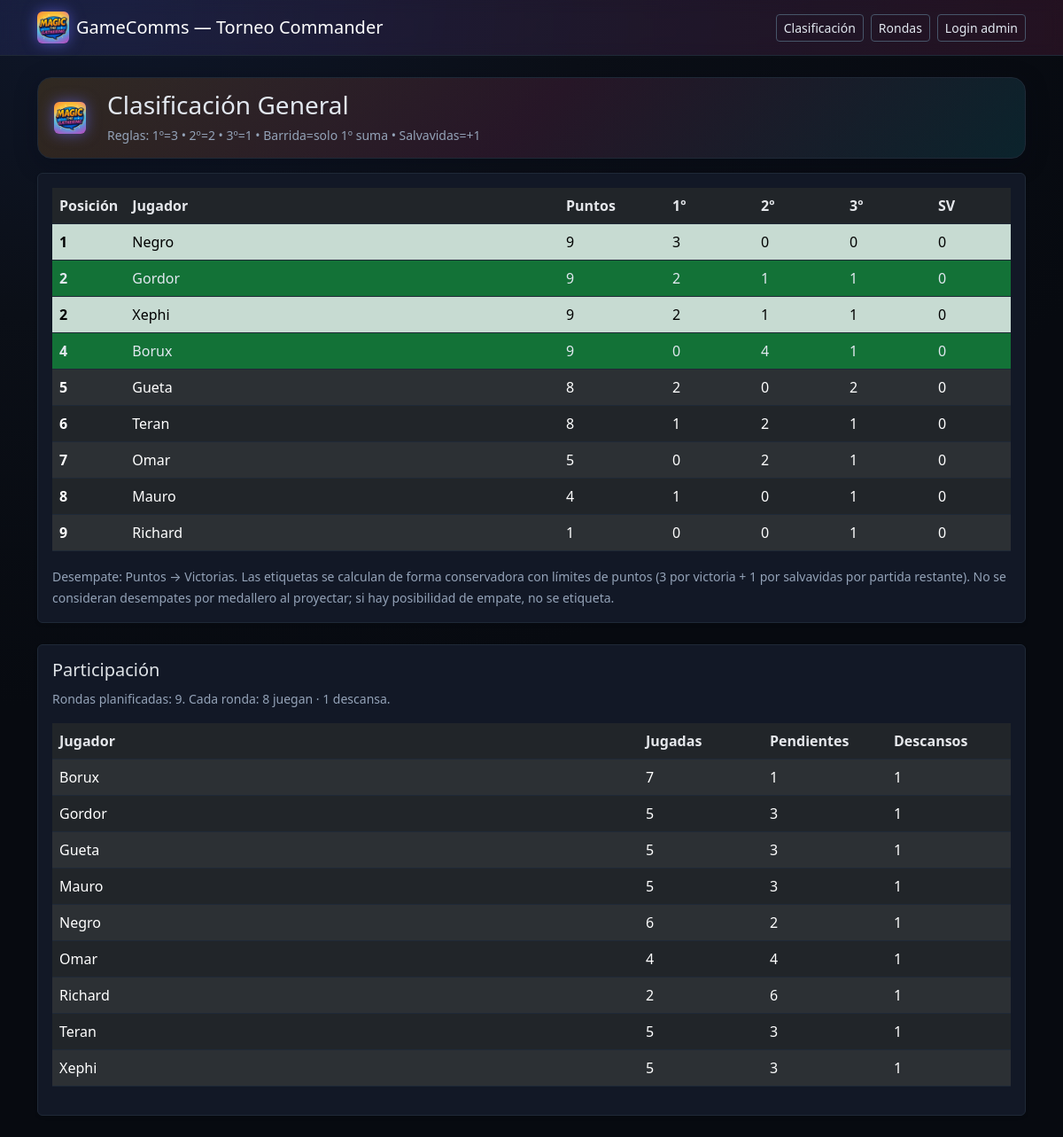
The page / on the database its author committed.
### app.py (models this page shows)
class Player(db.Model):
    id = db.Column(db.Integer, primary_key=True)
    name = db.Column(db.String, unique=True, nullable=False)
    active = db.Column(db.Boolean, nullable=False, default=True)

### app.py (the view)
@app.route("/")
def index():
    players = Player.query.filter_by(active=True).order_by(Player.name.asc()).all()
    totals = {
        p.id: {"name": p.name, "points": 0, "wins": 0, "seconds": 0, "thirds": 0, "saves": 0}
        for p in players
    }
    from collections import defaultdict
    played_rounds = defaultdict(set)    # player_id -> rondas YA jugadas (mesa con ganador o barrida)
    rests_by_player = defaultdict(int)  # descansos asignados
    all_rounds = set()                  # rondas planificadas (por Game o RoundInfo)
    for ri in RoundInfo.query.all():
        all_rounds.add(ri.number)
        if ri.bye_player_id:
            rests_by_player[ri.bye_player_id] += 1
    games = Game.query.order_by(Game.round_number.asc(), Game.table_no.asc()).all()
    for g in games:
        all_rounds.add(g.round_number)
        if g.save_player_id and g.save_player_id in totals:
            totals[g.save_player_id]["points"] += 1
            totals[g.save_player_id]["saves"] += 1
        has_winner = any(r.position == 1 for r in g.results) or bool(g.sweep)
        for r in g.results:
            pts = points_for_position(r.position, g.sweep)
            totals[r.player_id]["points"] += pts
            if r.position == 1:
                totals[r.player_id]["wins"] += 1
            elif r.position == 2:
                totals[r.player_id]["seconds"] += 1
            elif r.position == 3:
                totals[r.player_id]["thirds"] += 1
            if has_winner:
                played_rounds[r.player_id].add(g.round_number)
    total_rounds = len(all_rounds)
    per_player = {}
    for p in players:
        played = len(played_rounds[p.id])
        rests = rests_by_player[p.id]
        planned_to_play = max(total_rounds - rests, 0)    # partidas que le corresponden
        remaining = max(planned_to_play - played, 0)      # le faltan por jugar
        lb = totals[p.id]["points"]                       # mínimo: lo que ya tiene
        ub = lb + 4 * remaining                           # máximo: 4 por partida restante
        per_player[p.id] = {
            "name": p.name,
            "points": totals[p.id]["points"],
            "wins": totals[p.id]["wins"],
            "seconds": totals[p.id]["seconds"],
            "thirds": totals[p.id]["thirds"],
            "saves": totals[p.id]["saves"],
            "played": played,
            "rests": rests,
            "planned_to_play": planned_to_play,
            "remaining": remaining,
            "lb": lb,
            "ub": ub,
        }
    ids = list(per_player.keys())
    for pid in ids:
        me = per_player[pid]
        rival_LBs = sorted([per_player[q]["lb"] for q in ids if q != pid], reverse=True)
        rival_UBs = sorted([per_player[q]["ub"] for q in ids if q != pid], reverse=True)
        fourth_best_rival_LB = rival_LBs[3]
        fourth_best_rival_UB = rival_UBs[3]
        status = None
        if me["lb"] > fourth_best_rival_UB:
            status = "CLASIFICADO"
        elif me["ub"] < fourth_best_rival_LB:
            status = "ELIMINADO"
        me["status"] = status
    table = []
    for pid, row in per_player.items():
        table.append({
            "id": pid,
            "name": row["name"],
            "points": row["points"],
            "wins": row["wins"],
            "seconds": row["seconds"],
            "thirds": row["thirds"],
            "saves": row["saves"],
            "status": row["status"],
        })
    table.sort(key=lambda x: x["name"])
    table.sort(key=lambda x: (x["points"], x["wins"], x["seconds"], x["thirds"]), reverse=True)
    last_key = None
    current_pos = 0
    for i, t in enumerate(table, start=1):
        key = (t["points"], t["wins"], t["seconds"], t["thirds"])
        if key != last_key:
            current_pos = i
            last_key = key
        t["pos"] = current_pos
    participation = []
    for pid in ids:
        r = per_player[pid]
        participation.append({
            "name": r["name"],
            "played": r["played"],
            "remaining": r["remaining"],
            "rests": r["rests"],
            "planned_to_play": r["planned_to_play"],
        })
    participation.sort(key=lambda x: x["name"])
    return render_template(
        "index.html",
        table=table,
        participation=participation,
        total_rounds=total_rounds,
        is_admin=session.get("is_admin", False)
    )

### app.py (called while the page is built)
def points_for_position(position: int, sweep: bool) -> int:
    if position is None:
        return 0
    if sweep:
        return 3 if position == 1 else 0
    if position == 1:
        return 3
    if position == 2:
        return 2
    if position == 3:
        return 1
    return 0

### templates/index.html (shortened to what this page needs)
<!doctype html>
<html lang="es" data-bs-theme="dark">
<head>
  <link href="https://cdn.jsdelivr.net/npm/bootstrap@5.3.3/dist/css/bootstrap.min.css" rel="stylesheet">
  <link href="{{ url_for('static', filename='dark.css') }}" rel="stylesheet">
</head>
<body class="bg-light">
<nav class="navbar navbar-dark">
  <div class="container">
    <a class="navbar-brand d-flex align-items-center" href="{{ url_for('index') }}">
      <img src="{{ url_for('static', filename='img/gamecomms.png') }}" class="brand-logo" alt="GameComms">
      <span>GameComms — Torneo Commander</span>
    </a>
    <div class="d-flex gap-2">
      <a class="btn btn-outline-light btn-sm" href="{{ url_for('index') }}">Clasificación</a>
      <a class="btn btn-outline-light btn-sm" href="{{ url_for('rounds_view') }}">Rondas</a>
      {% if is_admin %}
        <a class="btn btn-outline-light btn-sm" href="{{ url_for('logout') }}">Cerrar sesión</a>
      {% else %}
        <a class="btn btn-outline-light btn-sm" href="{{ url_for('login') }}">Login admin</a>
      {% endif %}
    </div>
  </div>
</nav>
  <div class="container py-4">
    <div class="hero mb-3 d-flex align-items-center gap-3">
      <img src="{{ url_for('static', filename='img/gamecomms.png') }}" class="brand-logo" alt="GameComms">
      <div>
        <h1 class="h3 mb-1">Clasificación General</h1>
        <small class="text-muted">Reglas: 1º=3 • 2º=2 • 3º=1 • Barrida=solo 1º suma • Salvavidas=+1</small>
      </div>
    </div>
    <div class="card shadow-sm">
      <div class="card-body">
        <div class="table-responsive">
          <table class="table table-striped align-middle">
            <thead>
              <tr>
                <th style="width:80px">Posición</th>
                <th>Jugador</th>
                <th style="width:120px">Puntos</th>
                <th style="width:100px">1º</th>
                <th style="width:100px">2º</th>
                <th style="width:100px">3º</th>
                <th style="width:90px">SV</th>
              </tr>
            </thead>
          <tbody>
            {% for row in table %}
            <tr class="{% if row.pos <= 4 %}table-success{% endif %}">
              <td><strong>{{ row.pos }}</strong></td>
              <td>
                {{ row.name }}
              </td>
              <td>{{ row.points }}</td>
              <td>{{ row.wins }}</td>
              <td>{{ row.seconds }}</td>
              <td>{{ row.thirds }}</td>
              <td>
                {% if row.saves > 0 %}
                  <span class="badge bg-info">🛡️ {{ row.saves }}</span>
                {% else %}
                  0
                {% endif %}
              </td>
            </tr>
            {% endfor %}
          </tbody>
          </table>
        </div>
        <small class="text-muted">Desempate: Puntos → Victorias.</small>
        <small class="text-muted">
        Las etiquetas se calculan de forma conservadora con límites de puntos (3 por victoria + 1 por salvavidas por partida restante).
        No se consideran desempates por medallero al proyectar; si hay posibilidad de empate, no se etiqueta.
        </small>
      </div>
    </div>
    <div class="card shadow-sm mt-4">
      <div class="card-body">
        <h2 class="h5 mb-2">Participación</h2>
        <small class="text-muted">Rondas planificadas: {{ total_rounds }}. Cada ronda: 8 juegan · 1 descansa.</small>
        <div class="table-responsive mt-3">
          <table class="table table-striped align-middle">
            <thead>
              <tr>
                <th>Jugador</th>
                <th style="width:140px;">Jugadas</th>
                <th style="width:140px;">Pendientes</th>
                <th style="width:140px;">Descansos</th>
              </tr>
            </thead>
            <tbody>
              {% for p in participation %}
              <tr>
                <td>{{ p.name }}</td>
                <td>{{ p.played }}</td>
                <td>{{ p.remaining }}</td>
                <td>{{ p.rests }}</td>
              </tr>
              {% endfor %}
            </tbody>
          </table>
        </div>
      </div>
    </div>
  </div>
</body>
</html>

### static/dark.css (style rules this page uses)
:root { --bg:#0b0f17; --surface:#121826; --muted:#94a3b8; --text:#e2e8f0; --brand1:#f59e0b; --brand2:#ec4899; --brand3:#6366f1; --brand4:#22d3ee; }
html,body { background: radial-gradient(1200px 800px at 10% 0%, #0f172a 0%, var(--bg) 45%, #070a10 100%); color:var(--text); }
.navbar { background:linear-gradient(90deg, rgba(99,102,241,.12), rgba(236,72,153,.12)); backdrop-filter: blur(8px); border-bottom:1px solid #1f2937; }
.brand-logo { height:36px; margin-right:.5rem; border-radius:6px; filter:drop-shadow(0 0 8px rgba(99,102,241,.6)); }
.card { background:var(--surface); border:1px solid #1f2937; }
.table { color:var(--text); }
.table thead th { color:#e5e7eb; border-color:#1f2937; }
.table tbody tr { border-color:#1f2937; }
.table-success { --bs-table-bg: rgba(22, 229, 77, 0.434); --bs-table-color: var(--text); }
.btn-outline-light { border-color:#475569; color:#e2e8f0; }
small.text-muted { color:var(--muted) !important; }
.hero { background:linear-gradient(135deg, rgba(245,158,11,.15), rgba(236,72,153,.12), rgba(34,211,238,.12)); border:1px solid #1f2937; border-radius:16px; padding:14px 18px; box-shadow:0 6px 24px rgba(2,8,23,.35); }

### rows shown on the page
Player: pos "1", name "Negro", points "9", wins "3", seconds "0", thirds "0", played "6", remaining "2", rests "1"
Player: pos "2", name "Gordor", points "9", wins "2", seconds "1", thirds "1", played "5", remaining "3", rests "1"
Player: pos "2", name "Xephi", points "9", wins "2", seconds "1", thirds "1", played "5", remaining "3", rests "1"
Player: pos "4", name "Borux", points "9", wins "0", seconds "4", thirds "1", played "7", remaining "1", rests "1"
Player: pos "5", name "Gueta", points "8", wins "2", seconds "0", thirds "2", played "5", remaining "3", rests "1"
Player: pos "6", name "Teran", points "8", wins "1", seconds "2", thirds "1", played "5", remaining "3", rests "1"
Player: pos "7", name "Omar", points "5", wins "0", seconds "2", thirds "1", played "4", remaining "4", rests "1"
Player: pos "8", name "Mauro", points "4", wins "1", seconds "0", thirds "1", played "5", remaining "3", rests "1"
Player: pos "9", name "Richard", points "1", wins "0", seconds "0", thirds "1", played "2", remaining "6", rests "1"

### other values the page prints
{{ total_rounds }} "9"
